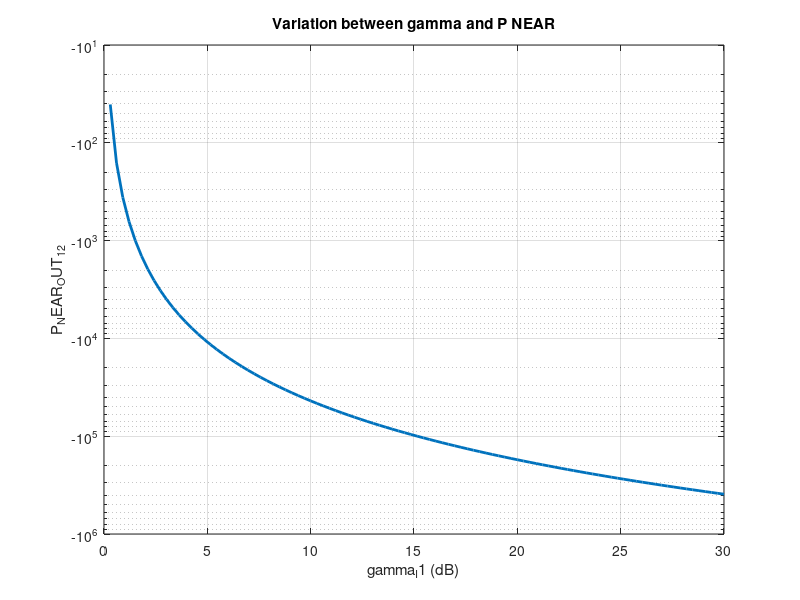

This figure's MATLAB source:
% Define parameters
lambda_1 = 0.1;
gamma_I1 = 20;
sigma_IP = 0.2;  % sigma_IP^2
sigma_ID = 0.5;
sigma_PI = 0.2;
sigma_KD = 0.5;
K1 = 1;
Dn = 1;
gamma_I1_values = linspace(0, 30, 100); 

A7 = 4 / sigma_PI * gamma_I1_values;  % epsilon7
A9 = 1 ./ (sigma_IP + lambda_1 ./ gamma_I1_values * sigma_IP);
A6 = 1 ./ (1 / sigma_ID + sum(1 ./ sigma_KD));

% Loop through different gamma_I1 values
for i = 1:length(gamma_I1_values) 
    % Calculate expressions
    expression1 = sqrt(gamma_I1_values(i) * A7(i) / sigma_IP) * K1 * sqrt(gamma_I1_values(i) * A7(i) / sigma_IP);
    expression2 = sigma_IP^(-2) * sqrt(gamma_I1_values(i) * A7(i) / A9(i)) * sqrt(A7(i) * A9(i) * gamma_I1_values(i)) * K1;
    expression3 = sum((-1).^Dn * A6 / sigma_ID) * sqrt(gamma_I1_values(i) * A7(i)) * sqrt(gamma_I1_values(i) * A7(i)) * K1;
    expression4 = sum((-1).^Dn * A6 / sigma_IP * sigma_IP);
    expression5 = sqrt(gamma_I1_values(i) * A7(i) / sigma_IP + lambda_1 * A7(i) / A6) * K1; 
    expression6 = sqrt(gamma_I1_values(i) * A7(i) / sigma_IP + lambda_1 * A7(i) / A6);
   
    % Calculate power NEAR scheme
    P_NEAR_OUT_1_2 = expression1 - expression2 + expression3 + expression4 * expression5 * expression6;
    P_NEAR_OUT_1_2_values(i) = P_NEAR_OUT_1_2;
end

% Display results
disp(['P_NEAR_OUT_1_2: ' num2str(P_NEAR_OUT_1_2)]);

% Plot the results using semilogy
semilogy(gamma_I1_values, P_NEAR_OUT_1_2_values, 'LineWidth', 2);
xlabel('gamma_I1 (dB)');
ylabel('P_NEAR_OUT_1_2');
title('Variation between gamma and P NEAR');
grid on; 